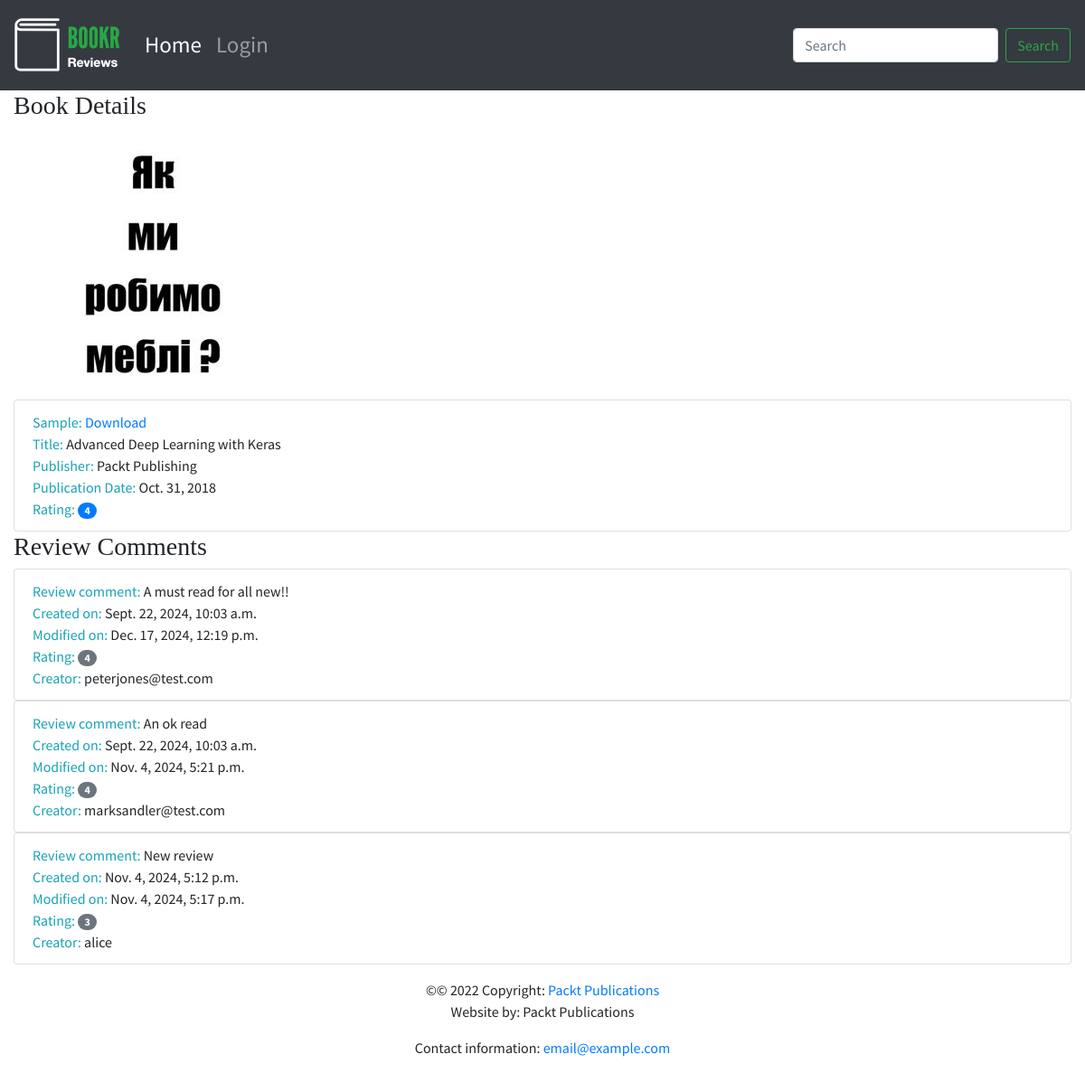
Page /books/1/ on the committed database.
### reviews/models.py (models this page shows, shortened)
class Book(models.Model):
    title = models.CharField(max_length=70, help_text="The title of the book.")
    publication_date = models.DateField(verbose_name="Date the book was published.")
    isbn = models.CharField(max_length=20, verbose_name="ISBN number of the book.")
    publisher = models.ForeignKey(Publisher, on_delete=models.CASCADE)
    contributors = models.ManyToManyField('Contributor', through="BookContributor")
    cover = models.ImageField(null=True, blank=True, upload_to='book_covers/')
    sample = models.FileField(null=True, blank=True, upload_to='book_samples/')

class Publisher(models.Model):
    name = models.CharField(max_length=50, help_text="The name of the Publisher.")
    website = models.URLField(help_text="The Publisher's website.")
    email = models.EmailField(help_text="The Publisher's email address.")
    def __str__(self):
        return self.name

class Review(models.Model):
    content = models.TextField(help_text="The Review text.")
    rating = models.IntegerField(help_text="The rating the reviewer has given.")
    date_created = models.DateTimeField(auto_now_add=True, help_text="The date and time the review was created.")
    date_edited = models.DateTimeField(null=True, help_text="The date and time the review was last edited.")
    creator = models.ForeignKey(auth.get_user_model(), on_delete=models.CASCADE)
    book = models.ForeignKey(Book, on_delete=models.CASCADE, help_text="The Book that this review is for.")

### reviews/views.py (the view, shortened to what this page needs)
# urls.py: path('books/<int:pk>/', views.book_details, name='book_details'),
def book_details(request, pk):
    book = Book.objects.get(id=pk)
    reviews = book.review_set.all()
    if reviews:
        rating_list = [review.rating for review in reviews]
        book_rating = average_rating(rating_list)
    else:
        book_rating = None
    context = {
        'book': book,
        'book_rating': book_rating,
        'reviews': reviews
    }
    return render(request, 'reviews/book_details.html', context)

### reviews/utils.py (called while the page is built)
def average_rating(rating_list):
    if not rating_list:
        return 0
    return round(sum(rating_list) / len(rating_list))

### reviews/templates/reviews/book_details.html (shortened to what this page needs)
{% extends 'reviews/base.html' %}
{% load static %}
{% block brand %}
<img src="{% static 'reviews/logo.png' %}">
{% endblock %}
{% block content %}
<h3>Book Details</h3>
{% if book.cover %}
<img src="{{ book.cover.url }}"><br>
{% endif %}
<ul class="list-group">
  <li class="list-group-item">
      {% if book.sample %}
      <span class="text-info">Sample: </span><a href="/download/{{ book.id }}/">Download</a>
      <br>
      {% endif %}
      <span class="text-info">Title: </span> <span>{{ book.title }}</span>
      <br>
      <span class="text-info">Publisher: </span><span>{{ book.publisher }}</span>
      <br>
      <span class="text-info">Publication Date: </span><span>{{ book.publication_date }}</span>
      <br>
      {% if book_rating %}
      <span class="text-info">Rating: </span><span class="badge badge-primary badge-pill">{{ book_rating }}</span>
      <br>{% endif %}
  </li>
</ul>
{% if reviews %}
<h3>Review Comments</h3>
{% for review in reviews %}
<ul class="list-group">
    <li class="list-group-item">
    <span class="text-info">Review comment: </span> <span>{{ review.content }}</span>
      <br>
    <span class="text-info">Created on: </span> <span>{{ review.date_created }}</span>
      <br>
    <span class="text-info">Modified on: </span> <span>{{ review.date_edited }}</span>
      <br>
    <span class="text-info">Rating: </span> <span class="badge badge-secondary badge-pill">{{ review.rating }}</span>
      <br>
    <span class="text-info">Creator: </span> <span>{{ review.creator }}</span>
      <br>
    </li>
</ul>
{% endfor %}
{% else %}{% if user.is_authenticated %}<h3>Be the first one to write a review.</h3>{% endif %}
{% endif %}
{% endblock %}

### reviews/templates/reviews/base.html
{% extends 'base.html' %}

### templates/base.html (shortened to what this page needs)
<!doctype html>
{% load static %}
<html lang="en">
  <head>
    <link rel="stylesheet" href="https://stackpath.bootstrapcdn.com/bootstrap/4.4.1/css/bootstrap.min.css">
    <link rel="stylesheet" href="https://cdnjs.cloudflare.com/ajax/libs/font-awesome/4.7.0/css/font-awesome.min.css">
    <link rel="stylesheet" href="{% static 'main.css' %}">
  </head>
<body>
        <nav class="navbar navbar-expand-sm navbar-dark bg-dark sticky-top">
          <a class="navbar-brand" href="/">{% block brand %}<img src="{% static 'logo.png' %}">{% endblock %}</a>
          <div class="collapse navbar-collapse" id="navbarSupportedContent">
            <ul class="navbar-nav mr-auto">
              <li class="nav-item active">
                <a class="nav-link" href="/books/">Home <span class="sr-only">(current)</span></a>
              </li>
              {% if user.is_authenticated %}
              <li class="nav-item">
                <a class="nav-link" href="{% url 'accounts:logout' %}">Logout</a>
              </li>
              {% else %}
              <li class="nav-item">
                <a class="nav-link" href="{% url 'accounts:login' %}">Login</a>
              </li>
              {% endif %}
            </ul>
            <form class="form-inline my-2 my-lg-0">
              <input class="form-control mr-sm-2" name="search"  minlength="3" type="search" placeholder="Search" aria-label="Search">
              <button class="btn btn-outline-success my-2 my-sm-0" type="submit"  formaction="/search-result/">Search</button>
            </form>
          </div>
        </nav>
        <div class="container-fluid">
        {% block content %}{% endblock %}
          </div>
  <footer class="page-footer font-small blue">
    <div class="footer-copyright text-center py-3">&copy;© 2022 Copyright:
      <a href="https://www.packtpub.com"> Packt Publications</a>
      <p>Website by: Packt Publications</p>
      <p>Contact information: <a href="mailto:email@example.com">email@example.com</a></p>
    </div>
  </footer>
  </body>
</html>

### static/main.css (style rules this page uses)
.navbar { min-height: 100px; font-size: 25px; }
.navbar-brand { font-size: 25px; }
.navbar-brand > img { height: 60px; }
body { font-family: 'Source Sans Pro', sans-serif; background-color: #e6efe8 color: #393939; }
h1, h2, h3, h4, h5, h6 { font-family: 'Libre Baskerville', serif; }

### rows in the picture
Book: cover (picture), title "Advanced Deep Learning with Keras", publisher "Packt Publishing", publication_date "Oct. 31, 2018"
Review: content "A must read for all new!!", date_created "Sept. 22, 2024, 10:03 a.m.", date_edited "Dec. 17, 2024, 12:19 p.m.", rating "4", creator "peterjones@test.com"
Review: content "An ok read", date_created "Sept. 22, 2024, 10:03 a.m.", date_edited "Nov. 4, 2024, 5:21 p.m.", rating "4", creator "marksandler@test.com"
Review: content "New review", date_created "Nov. 4, 2024, 5:12 p.m.", date_edited "Nov. 4, 2024, 5:17 p.m.", rating "3", creator "alice"

### other values in the picture
{{ book_rating }} "4"
